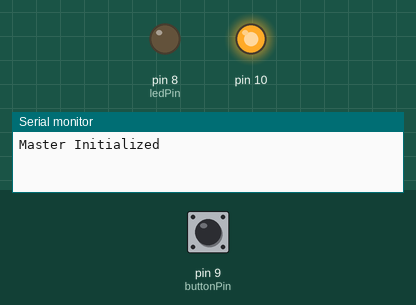
Recording of a sketch running on a simulated Arduino Uno, built with avr-gcc and run on an emulated ATmega328P. Parts: output pins drawn as LEDs (lit = HIGH), the last lines printed to the serial monitor. Dashed ring = blinking. Inputs (shaded band) come from the test bench; at power-on: pin 9 (buttonPin) HIGH.

Above: at 1.2 s.
1.3 s: pin 9 (buttonPin) pulled LOW for 1 s
At 2.1 s:
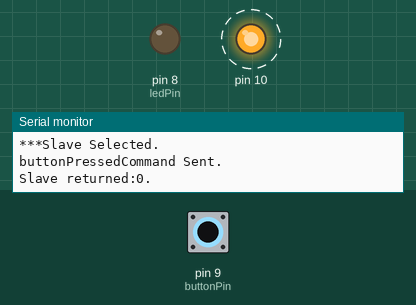
3.8 s: pin 9 (buttonPin) pulled LOW for 3.2 s
At 4.2 s:
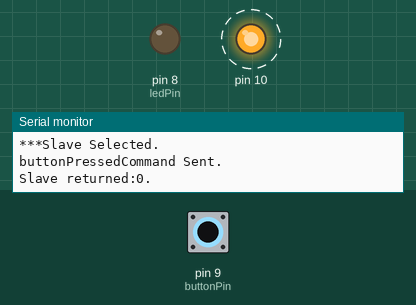
Timing chart, 0 to 8.0 s (numbered marks = the images above; inputs shaded):
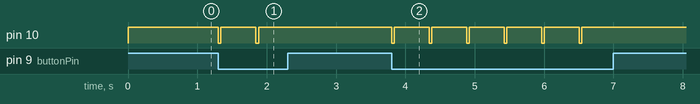

Measured:
- after the input at 1.3 s, pin 10: alternates HIGH for 0.50 s and LOW for 0.04 s, 4 changes in all, then stays HIGH, starting at once
- after the input at 3.8 s, pin 10: alternates HIGH for 0.50 s and LOW for 0.04 s, 12 changes in all, then stays HIGH, starting at once

The sketch:

SPI_Roger_Linhart_Master.ino
```cpp
/* SPI  M A S T E R - originally by Roger Linhart and Nick GammoN
 *
 * Master monitors master button and sends button press status to slave
 * Master reads slave LED status every 5 seconds and updates master LED status.
 *
 * Communication Protocol:
 * Slave acknowledges SS (Slave Select) by sending -1 slave response code and
 * receiving master command code. On subsequent SS slave echoes master command
 * code or -1 slave response code indicating an unrecognized command has been
 * received. Additional SS's may be needed to transfer additional data to/from
 * Slave depending on the master command code.
 * Master command code: buttonPressedCommand = Inform slave of a master button press.
 *
 * SPI pin numbers:
 * SCK   13  // Serial Clock.
 * MISO  12  // Master In Slave Out.
 * MOSI  11  // Master Out Slave In.
 * SS    10  // Slave Select
 */

#include <SPI.h>

const byte buttonPressedCommand = 1;  // Master command button press.
const byte readLEDCommand = 2;        // Master command read slave LED state.

unsigned long nextMillis = 0;    // Next millis() for master LED update.
const byte buttonPin = 9;        // Master button digital I/O pin.
const byte ledPin = 8;           // Master LED digital I/O pin.

void setup() {
  Serial.begin(9600);// Initialize serial for troubleshooting.
  pinMode(buttonPin, INPUT_PULLUP);// Initialize master button.
  pinMode(ledPin, OUTPUT);// Initialize master led.
  nextMillis = millis();// Initialize nextMillis.

  // Initialize SPI.
  // SCK, MOSI, SS pins into output mode
  // also put SCK, MOSI into LOW state, and SS into HIGH state.
  // Then put SPI hardware into Master mode and turn SPI on
  SPI.begin();

  //SPI.setClockDivider(SPI_CLOCK_DIV8);  // Slow down the master a bit
  Serial.println("Master Initialized");
}

void loop() {
  if (digitalRead(buttonPin)==LOW) {// Master button pressed?
    Serial.println("Master Button Pressed.");

    digitalWrite(SS, LOW); // Select and wait for slave.  LOW = Select Slave
    Serial.println("***Slave Selected.");
    delay(20); // Give slave time to check his Slave Select pin

    // Send buttonPressedCommand
    SPI.transfer(buttonPressedCommand);
    Serial.println("buttonPressedCommand Sent.");
    delay(20);// Wait for slave.

    byte rx = SPI.transfer(255); // Get slave response.
    switch (rx)
    {
      case buttonPressedCommand: // Acknowledged?
        Serial.println("Slave acknowledged buttonPressedCommand.");
        break;

      case 255: // Command not recognized?
        Serial.println("Slave returned -1 slave return code - master command code not recognized.");
        break;

      default: // Unrecognized response.
        Serial.println("Slave returned:" + String(rx) + ".");
        break;
    }

    digitalWrite(SS, HIGH); // Disable slave.
    delay(500); // Debounce master button.
  }

/*
  if (millis() >= nextMillis) { // Time to update master LED?
    nextMillis = millis() + 5000;
    Serial.println("nextMillis Updated.");

    digitalWrite(SS, LOW);    // Select and wait for slave.
    Serial.println("***Slave Selected.");
    delay(20);

    // Send readLEDCommand.
    byte rx = SPI.transfer(readLEDCommand);
    Serial.println("readLEDCommand Sent.");
    Serial.println("rx:" + String(rx) + ".");
    delay(20);// Wait for slave.

    // Get slave response.
    rx = SPI.transfer(255);
    Serial.println("-1 slave return code Sent.");
    Serial.println("rx:" + String(rx) + ".");

    if (rx == readLEDCommand) {// Acknowledged?
      Serial.println("Slave acknowledged readLEDCommand.");

      delay(20);// Wait for slave.

      // Get Slave LED State.
      byte rx = SPI.transfer(255);
      Serial.println("-1 slave return code Sent.");
      Serial.println("rx=" + String(rx) + ".");
      Serial.println("Slave LED State:" + String(rx) + ".");

      // Update Master LED State.
      digitalWrite(ledPin, rx);
      Serial.println("Master LED State Updated.");
    }

    else if (rx == 255) {// Command not recognized?
      Serial.println("Slave returned -1 slave return code - master command code not recognized.");
    }

    else {// Unrecognized response.
      Serial.println("Slave returned:" + String(rx) + ".");
    }

    digitalWrite(SS, HIGH);// Disable slave.
  }
  */
}
```
